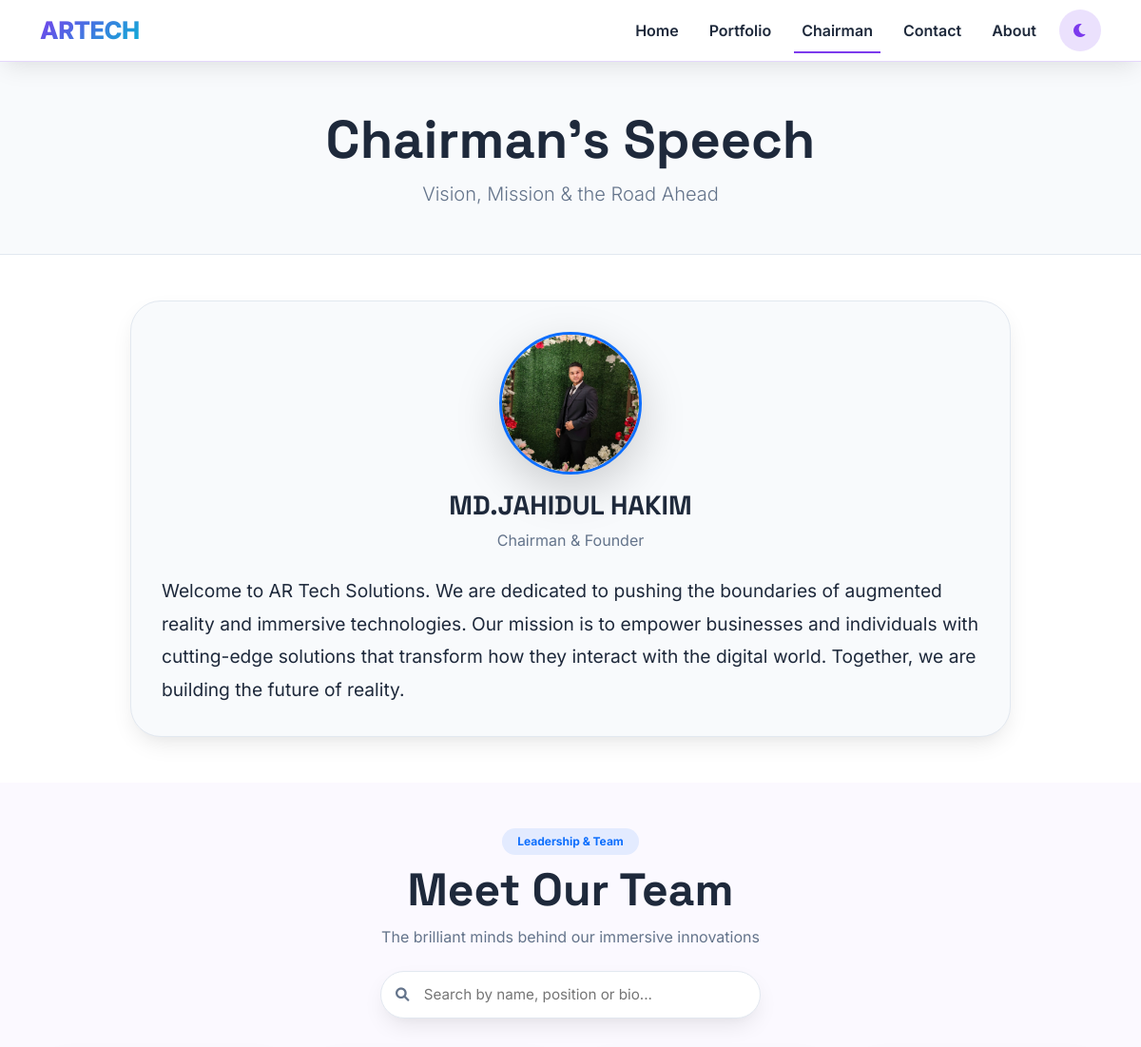
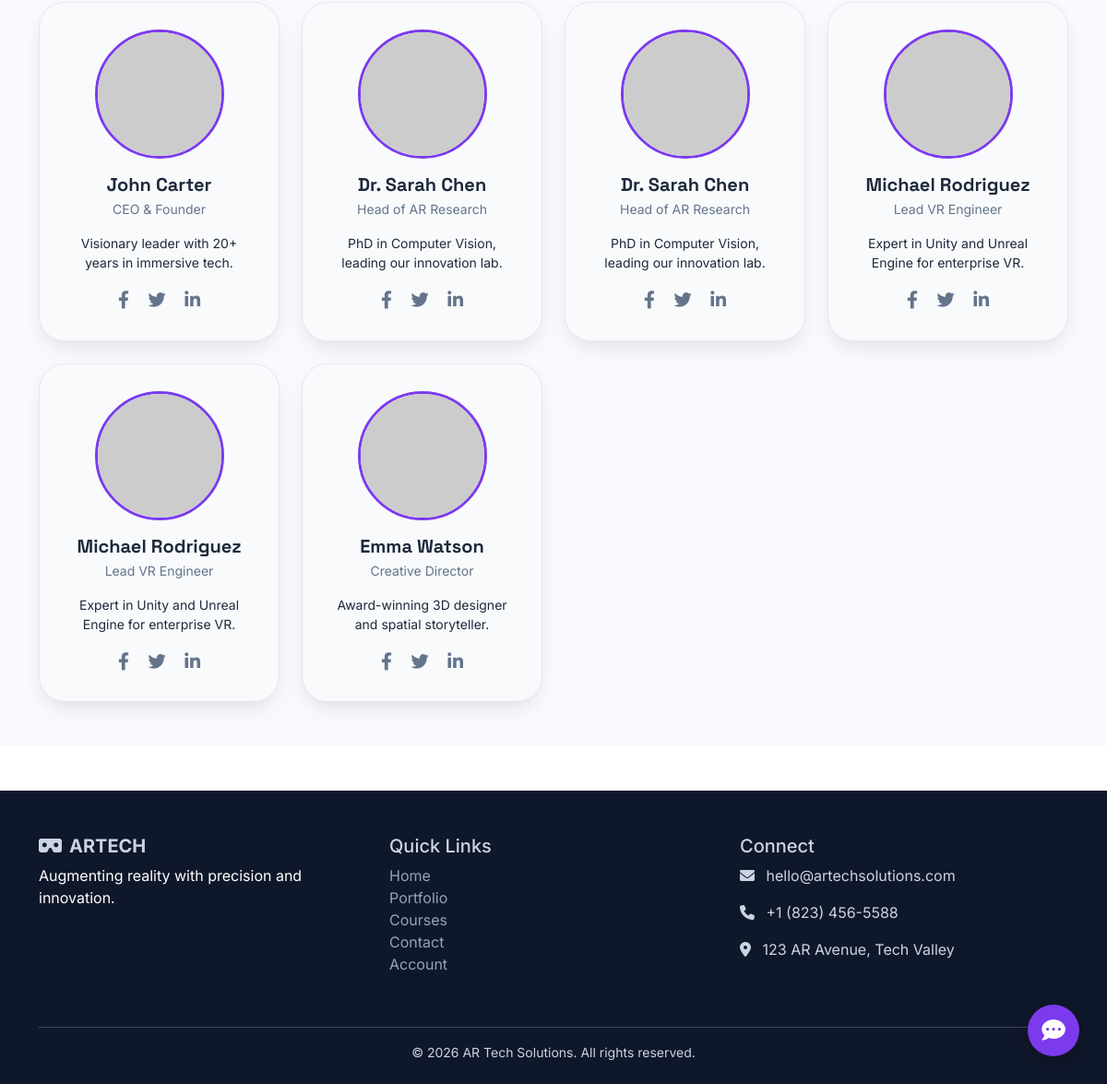
Page /chairman-speech.php on the committed database (2 pictures, top to bottom).
### tables this page shows
CREATE TABLE `chairman_speech` (
  `id` int(11) NOT NULL,
  `speech_text` text NOT NULL,
  `image_url` varchar(500) NOT NULL,
  `chairman_name` varchar(255) DEFAULT 'Chairman',
  `title` varchar(255) DEFAULT NULL,
  `signature_url` varchar(500) DEFAULT NULL,
  `is_active` tinyint(1) DEFAULT 1
);

CREATE TABLE `team_members` (
  `id` int(11) NOT NULL,
  `name` varchar(255) NOT NULL,
  `position` varchar(255) NOT NULL,
  `bio` text DEFAULT NULL,
  `image_url` varchar(500) NOT NULL,
  `social_facebook` varchar(255) DEFAULT NULL,
  `social_twitter` varchar(255) DEFAULT NULL,
  `social_linkedin` varchar(255) DEFAULT NULL,
  `order_position` int(11) DEFAULT 0,
  `status` tinyint(4) DEFAULT 1,
  `is_active` tinyint(1) DEFAULT 1
);

### chairman-speech.php (the view, shortened to what this page needs)
<?php
require_once 'config.php';
$speech = $pdo->query("SELECT * FROM chairman_speech WHERE is_active = 1 LIMIT 1")->fetch();
$teamMembers = $pdo->query("SELECT * FROM team_members WHERE is_active = 1 ORDER BY order_position ASC")->fetchAll();
?>
<!DOCTYPE html>
<html lang="en">
<head>
    <link href="https://cdn.jsdelivr.net/npm/bootstrap@5.3.0-alpha1/dist/css/bootstrap.min.css" rel="stylesheet">
    <link rel="stylesheet" href="https://cdnjs.cloudflare.com/ajax/libs/font-awesome/6.0.0-beta3/css/all.min.css">
</head>
<body>
<nav class="navbar navbar-expand-lg glass-nav" id="mainNavbar">
    <div class="container">
        <a class="navbar-brand" href="index.php">ARTECH</a>
        <div class="collapse navbar-collapse" id="navbarNav">
            <ul class="navbar-nav ms-auto">
                <li class="nav-item"><a class="nav-link" href="index.php">Home</a></li>
                <li class="nav-item"><a class="nav-link" href="portfolio.php">Portfolio</a></li>
                <li class="nav-item"><a class="nav-link active" href="chairman-speech.php">Chairman</a></li>
                <li class="nav-item"><a class="nav-link" href="contact.php">Contact</a></li>
                <li class="nav-item"><a class="nav-link" href="about.php">About</a></li>
            </ul>
            <button id="darkModeToggle" class="dark-toggle ms-2"><i class="fas fa-moon"></i></button>
        </div>
    </div>
</nav>
<main>
    <section class="page-hero">
        <div class="container">
            <h1 class="display-4 fw-bold">Chairman's Speech</h1>
            <p class="lead text-muted-custom">Vision, Mission & the Road Ahead</p>
        </div>
    </section>
    <section class="py-5">
        <div class="container">
            <div class="row justify-content-center">
                <div class="col-lg-10">
                    <div class="speech-card">
                        <div class="text-center mb-4">
                            <img src="<?php echo htmlspecialchars($speech['image_url']); ?>" class="rounded-circle shadow-lg border border-3 border-primary" style="width: 150px; height: 150px; object-fit: cover;">
                            <h3 class="mt-3"><?php echo htmlspecialchars($speech['chairman_name'] ?? 'Chairman'); ?></h3>
                            <p class="text-muted-custom"><?php echo htmlspecialchars($speech['title'] ?? 'Chairman & Founder'); ?></p>
                        </div>
                        <div class="speech-text">
                            <?php echo nl2br(htmlspecialchars($speech['speech_text'])); ?>
                        </div>
                    </div>
                </div>
            </div>
        </div>
    </section>
    <?php if(count($teamMembers) > 0): ?>
    <section class="py-5" style="background: rgba(124,58,237,0.03);">
        <div class="container">
            <div class="text-center mb-4">
                <span class="badge bg-primary bg-opacity-10 text-primary px-3 py-2 rounded-pill">Leadership & Team</span>
                <h2 class="display-5 fw-bold mt-2">Meet Our Team</h2>
                <p class="text-muted-custom">The brilliant minds behind our immersive innovations</p>
            </div>
            <div class="search-container">
                <i class="fas fa-search search-icon"></i>
                <input type="text" id="teamSearchInput" class="search-input" placeholder="Search by name, position or bio...">
            </div>
            <div class="row g-4" id="teamGrid">
                <?php foreach($teamMembers as $member): ?>
                <div class="col-6 col-md-4 col-lg-3 team-col" data-name="<?php echo strtolower(htmlspecialchars($member['name'])); ?>" data-position="<?php echo strtolower(htmlspecialchars($member['position'])); ?>" data-bio="<?php echo strtolower(htmlspecialchars($member['bio'])); ?>">
                    <div class="team-card">
                        <img src="<?php echo htmlspecialchars($member['image_url']); ?>" class="team-img" alt="<?php echo htmlspecialchars($member['name']); ?>">
                        <h4 class="fs-5 mb-1"><?php echo htmlspecialchars($member['name']); ?></h4>
                        <p class="text-muted-custom small"><?php echo htmlspecialchars($member['position']); ?></p>
                        <p class="small mt-2"><?php echo htmlspecialchars($member['bio']); ?></p>
                        <div class="social-icons mt-3">
                            <?php if(!empty($member['social_facebook'])): ?>
                            <a href="<?php echo htmlspecialchars($member['social_facebook']); ?>" target="_blank"><i class="fab fa-facebook-f"></i></a>
                            <?php endif; ?>
                            <?php if(!empty($member['social_twitter'])): ?>
                            <a href="<?php echo htmlspecialchars($member['social_twitter']); ?>" target="_blank"><i class="fab fa-twitter"></i></a>
                            <?php endif; ?>
                            <?php if(!empty($member['social_linkedin'])): ?>
                            <a href="<?php echo htmlspecialchars($member['social_linkedin']); ?>" target="_blank"><i class="fab fa-linkedin-in"></i></a>
                            <?php endif; ?>
                        </div>
                    </div>
                </div>
                <?php endforeach; ?>
            </div>
        </div>
    </section>
    <?php endif; ?>
</main>
<?php include 'footer.php'; ?>
<div class="floating-msg" id="floatingMsg">
    <i class="fas fa-comment-dots"></i>
</div>
</body>
</html>

### chairman-speech.php (style rules this page uses)
:root { --primary: #7c3aed; --primary-dark: #5b21b6; --primary-light: #a78bfa; --secondary: #06b6d4; --accent: #f43f5e; --bg-light: #ffffff; --bg-dark: #0f0f12; --surface-light: #f8fafc; --surface-dark: #1e1e2a; --text-light: #1e293b; --text-dark: #e2e8f0; --text-muted-light: #64748b; --text-muted-dark: #94a3b8; --border-light: #e2e8f0; --border-dark: #2d3a4e; --shadow: 0 10px 25px -5px rgba(0, 0, 0, 0.1), 0 8px 10px -6px rgba(0, 0, 0, 0.02); }
body { font-family: 'Inter', sans-serif; background: var(--bg-light); color: var(--text-light); transition: background 0.3s ease, color 0.2s ease; overflow-x: hidden; }
* { transition: background-color 0.2s ease, border-color 0.2s ease, color 0.2s ease; }
h1, h2, h3, h4, .brand { font-family: 'Space Grotesk', sans-serif; font-weight: 700; }
.glass-nav { position: relative; top: 0; left: 0; width: 100%; z-index: 1030; background: rgba(255, 255, 255, 0.85); backdrop-filter: blur(12px); border-bottom: 1px solid rgba(124, 58, 237, 0.2); box-shadow: var(--shadow); transition: all 0.3s; padding: 0.5rem 1rem; }
.navbar-brand { font-size: 1.6rem; font-weight: 800; background: linear-gradient(135deg, var(--primary), var(--secondary)); -webkit-background-clip: text; background-clip: text; color: transparent; letter-spacing: -0.5px; }
.nav-link { font-weight: 600; color: var(--text-light) !important; margin: 0 0.5rem; position: relative; }
.nav-link::after { content: ''; position: absolute; bottom: -4px; left: 0; width: 0; height: 2px; background: var(--primary); transition: 0.3s; }
.nav-link:hover::after, .nav-link.active::after { width: 100%; }
.dark-toggle { background: rgba(124, 58, 237, 0.15); border: none; border-radius: 40px; width: 44px; height: 44px; color: var(--primary); transition: 0.2s; margin-left: 0.5rem; }
.page-hero { background: var(--surface-light); padding: 3rem 0 2rem; text-align: center; border-bottom: 1px solid var(--border-light); }
.speech-card { background: var(--surface-light); border-radius: 32px; padding: 2rem; border: 1px solid var(--border-light); box-shadow: var(--shadow); }
.speech-text { font-size: 1.2rem; line-height: 1.8; color: var(--text-light); }
.search-container { max-width: 400px; margin: 0 auto 2rem auto; position: relative; }
.search-input { width: 100%; padding: 0.8rem 1rem 0.8rem 2.8rem; border-radius: 60px; border: 1px solid var(--border-light); background: var(--bg-light); color: var(--text-light); font-size: 0.95rem; box-shadow: var(--shadow); transition: all 0.3s; }
.search-icon { position: absolute; left: 1rem; top: 50%; transform: translateY(-50%); color: var(--text-muted-light); font-size: 0.9rem; }
.team-card { background: var(--surface-light); border-radius: 28px; border: 1px solid var(--border-light); transition: all 0.3s; overflow: hidden; height: 100%; text-align: center; padding: 1.8rem; box-shadow: var(--shadow); }
.team-img { width: 140px; height: 140px; border-radius: 50%; object-fit: cover; margin-bottom: 1rem; border: 3px solid var(--primary); }
.social-icons a { color: var(--text-muted-light); margin: 0 0.5rem; font-size: 1.2rem; transition: 0.2s; }
.floating-msg { position: fixed; bottom: 30px; right: 30px; background: var(--primary); width: 56px; height: 56px; border-radius: 30px; display: flex; align-items: center; justify-content: center; cursor: pointer; z-index: 99; box-shadow: 0 5px 15px rgba(0,0,0,0.2); transition: 0.2s; color: white; font-size: 1.6rem; }
.text-muted-custom { color: var(--text-muted-light); }

### rows in the picture
chairman_speech: image_url (picture), chairman_name "MD.JAHIDUL HAKIM", title "Chairman & Founder", speech_text "Welcome to AR Tech Solutions. We are dedicated to pushing the boundaries of augmented reality and immersive technologies. Our mission is to empower businesses and individuals with cutting-edge solutions that transform how they interact with the digital world. Together, we are building the future of reality."
team_members: name "John Carter", position "CEO & Founder", bio "Visionary leader with 20+ years in immersive tech."
team_members: name "Dr. Sarah Chen", position "Head of AR Research", bio "PhD in Computer Vision, leading our innovation lab."
team_members: name "Dr. Sarah Chen", position "Head of AR Research", bio "PhD in Computer Vision, leading our innovation lab."
team_members: name "Michael Rodriguez", position "Lead VR Engineer", bio "Expert in Unity and Unreal Engine for enterprise VR."
team_members: name "Michael Rodriguez", position "Lead VR Engineer", bio "Expert in Unity and Unreal Engine for enterprise VR."
team_members: name "Emma Watson", position "Creative Director", bio "Award-winning 3D designer and spatial storyteller."
